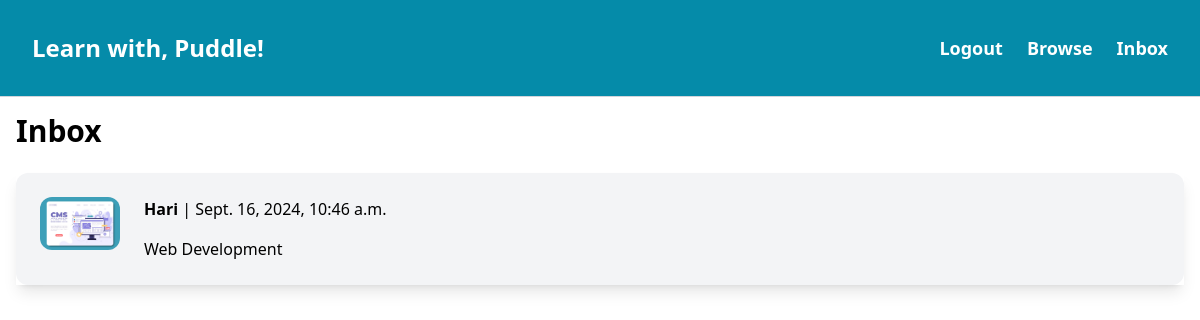
Screenshot of /inbox/ (signed in) with the database file from the repository.
### conversation/models.py (models this page shows, shortened)
class Conversation(models.Model):
    item = models.ForeignKey(Class, related_name='conversations', on_delete=models.CASCADE)
    members = models.ManyToManyField(User, related_name='conversations')
    created_at = models.DateTimeField(auto_now_add=True)
    modified_at = models.DateTimeField(auto_now=True)
    class Meta:
        ordering = ('-modified_at',)

### item/models.py (models this page shows, shortened)
class Class(models.Model):
    domain = models.ForeignKey(Domain, related_name='classes', on_delete=models.CASCADE)
    class_name = models.CharField(max_length=255)
    description = models.TextField()
    pdf = models.FileField(upload_to='pdfs/', null=True, blank=True)
    video = models.FileField(upload_to='videos/', null=True, blank=True)
    document = models.FileField(upload_to='documents/', null=True, blank=True)
    learning_paths = models.ManyToManyField(LearningPath, blank=True, related_name='classes')
    created_by = models.ForeignKey(User, null=True, blank=True, on_delete=models.SET_NULL)

class Domain(models.Model):
    name = models.CharField(max_length=225, unique=True)
    images = models.ImageField(upload_to='domain_images/', blank=True, null=True)
    description = models.TextField(blank=True)
    class Meta:
        ordering = ('name',)
        verbose_name_plural = "Domains"

### conversation/views.py (the view)
# urls.py: path('', views.inbox, name='inbox'),
@login_required
def inbox(request):
    conversations = Conversation.objects.filter(members__in=[request.user.id])
    return render(request, 'conversation/inbox.html', {
        'conversations': conversations
    })

### conversation/templates/conversation/inbox.html (shortened to what this page needs)
{% load static tailwind_tags %}
<!DOCTYPE html>
<html lang="en">
	<head>
		{% tailwind_css %}
	</head>
    <body>
        <nav class="px-8 flex justify-between items-center border-b border-gray-300" style="background-color: rgb(5, 139, 169); padding: 32px; ">
            <a href="/" class="text-2xl font-bold text-white">Learn with, Puddle!</a>
            <div class="space-x-6 flex items-center text-white">
            <a href="{% url 'core:login' %}" class="text-lg font-semibold hover:text-white-500">Logout</a>
            <a href="{% url 'item:items' %}" class="text-lg font-semibold hover:text-white-500">Browse</a>
            <a href="{% url 'conversation:inbox' %}" class="text-lg font-semibold hover:text-gray-500">Inbox</a>
        </div>
    </nav>
    <div class="py-4 px-4">
<h1 class="mb-6 text-3xl font-bold">Inbox</h1>
<div class="space-y-6 shadow-lg">
    {% for conversation in conversations %}
        <a href="{% url 'conversation:detail' conversation.id %}">
            <div class="p-6 flex bg-gray-100 rounded-xl">
                <div class="pr-6">
                    {% if conversation.item.domain and conversation.item.domain.images %}
                        <img src="{{ conversation.item.domain.images.url }}" alt="{{ conversation.item.domain.name }}" class="w-20 rounded-xl">
                    {% else %}
                        <img src="https://img.freepik.com/premium-photo/pair-colorful-speech-bubbles-white-background_1025556-106862.jpg?w=740" class="w-20 rounded-xl">
                    {% endif %}
                </div>
                <div>
                    {% for member in conversation.members.all %}
                        {% if member != request.user %}
                            <p class="mb-4"><strong>{{ member.username }}</strong> | {{ conversation.modified_at }}</p>
                            <p>{{ conversation.item.domain.name }}</p>
                        {% endif %}
                    {% endfor %}
                </div>
            </div>
        </a>
    {% endfor %}
</div>
</div>

### rows the page displays
Conversation: item.domain.images (picture), modified_at "Sept. 16, 2024, 10:46 a.m.", item.domain.name "Web Development"

### other values shown
{{ member.username }} "Hari"
